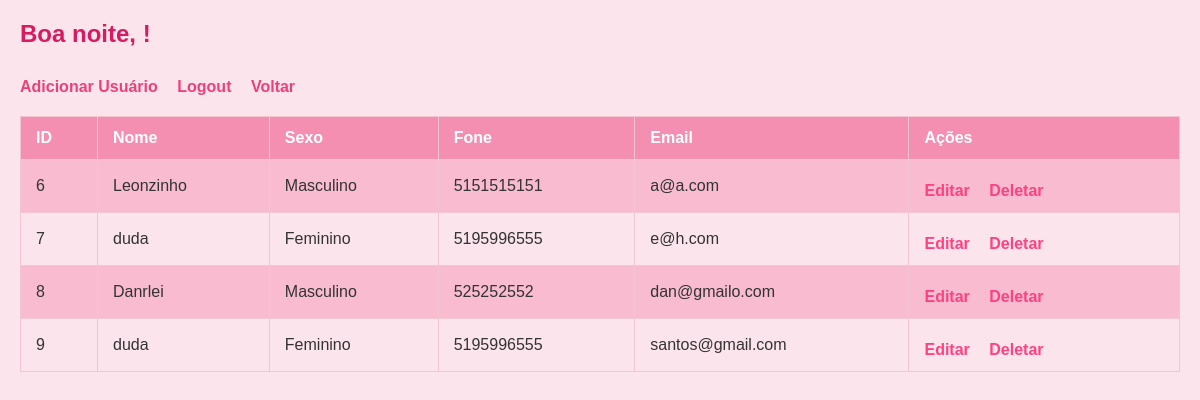
The app's page /projetocrud/consultarUsuario.php with its own data.
### tables this page shows
CREATE TABLE `usuario` (
  `id` int(11) NOT NULL,
  `nome` varchar(255) NOT NULL,
  `email` varchar(255) NOT NULL,
  `senha` varchar(255) NOT NULL,
  `fone` varchar(20) NOT NULL,
  `sexo` varchar(15) NOT NULL
);

### projetocrud/classes/usuario.php (called while the page is built, shortened)
<?php
class Usuario
{
    private $conn;
    private $table_name = "usuario";
    public function __construct($db)
    {
        $this->conn = $db;
    }
    public function ler()
    {
        $query = "SELECT * FROM " . $this->table_name;
        $stmt = $this->conn->prepare($query);
        $stmt->execute();
        return $stmt;
    }
}
?>

### projetocrud/consultarUsuario.php (the view, shortened to what this page needs)
<?php
include_once './config/config.php';
include_once './classes/usuario.php';
    $usuario = new Usuario($db);
    $nome_usuario =  $_SESSION['usuario_nome'];
    $dados = $usuario->ler();
    function saudacao()
{
    $hora = date('H');
    if ($hora >= 6 && $hora < 12) {
        return "Bom dia";
    } else if ($hora >= 12 && $hora < 18) {
        return "Boa tarde";
    } else {
        return "Boa noite";
    }
}
?>
<!DOCTYPE html>
<html lang="pt-br">
<head>
</head>
<body>
    <h1><?php echo saudacao() . ", " . $nome_usuario; ?>!</h1>
    <a href="registrar.php">Adicionar Usuário</a>
    <a href="logout.php">Logout</a>
    <a href="portal.php">Voltar</a>
<br>
    <table border="1">
        <tr>
            <th>ID</th>
            <th>Nome</th>
            <th>Sexo</th>
            <th>Fone</th>
            <th>Email</th>
            <th>Ações</th>
        </tr>
        <?php while ($row = $dados->fetch(PDO::FETCH_ASSOC)) : ?>
            <tr>
                <td><?php echo $row['id']; ?></td>
                <td><?php echo $row['nome']; ?></td>
                <td><?php echo ($row['sexo'] === 'M') ? 'Masculino' : 'Feminino'; ?></td>
                <td><?php echo $row['fone']; ?></td>
                <td><?php echo $row['email']; ?></td>
                <td>
                    <a href="editar.php?id=<?php echo $row['id']; ?>">Editar</a>
                    <a href="deletar.php?id=<?php echo $row['id']; ?>">Deletar</a>
                </td>
            </tr>
        <?php endwhile; ?>
    </table>
</body> </html>

### projetocrud/consultarUsuario.php (style rules this page uses)
* { margin: 0; padding: 0; box-sizing: border-box; }
body { font-family: Arial, sans-serif; background-color: #fce4ec; color: #333; padding: 20px; }
h1 { color: #d81b60; font-size: 24px; margin-bottom: 20px; }
a { color: #ec407a; text-decoration: none; margin-right: 15px; font-weight: bold; }
table { width: 100%; border-collapse: collapse; margin-top: 20px; }
th, td { padding: 12px 15px; text-align: left; border: 1px solid #f1c6d1; }
th { background-color: #f48fb1; color: white; }
tr:nth-child(even) { background-color: #f8bbd0; }
td a { color: #ff4081; }
table { margin-top: 20px; }
a { margin-top: 10px; display: inline-block; }

### records on screen
usuario: id "6", nome "Leonzinho", sexo "Masculino", fone "5151515151", email "a@a.com"
usuario: id "7", nome "duda", sexo "Feminino", fone "5195996555", email "e@h.com"
usuario: id "8", nome "Danrlei", sexo "Masculino", fone "525252552", email "dan@gmailo.com"
usuario: id "9", nome "duda", sexo "Feminino", fone "5195996555", email "santos@gmail.com"

### other values on screen
saudacao() "Boa noite"
